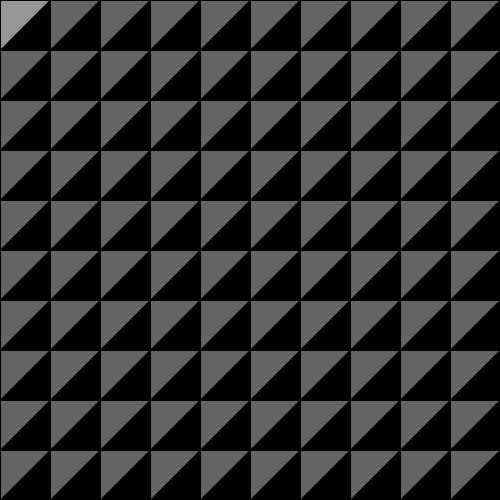
Frame 1 (no input)
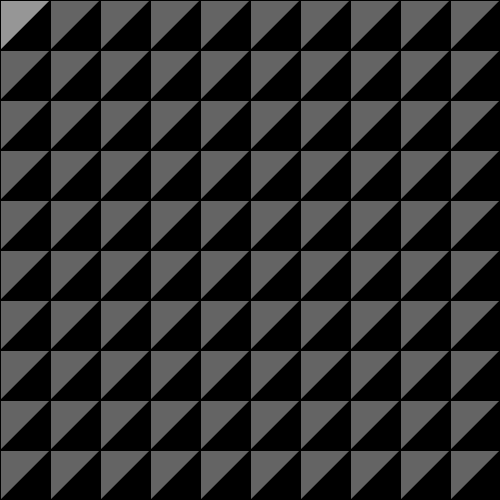
Frame 60 (the mouse pressed at the canvas centre just before this capture)
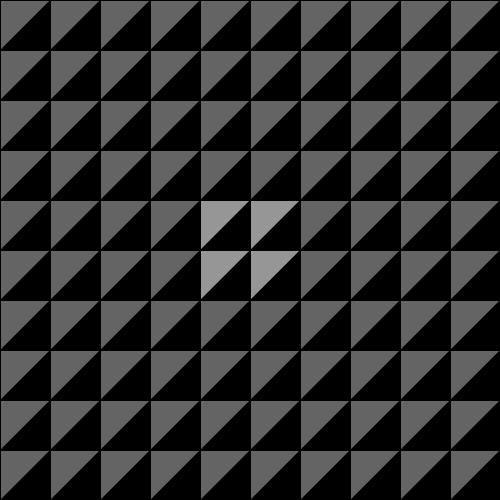
Frame 120 (the mouse held since frame 60 and released just before this capture)

The Processing sketch that drew these frames (run headless with seeded random() and noise(); from frame 60 on, the mouse is pressed at the canvas centre):

// Processing sketch: processing_156608
// ── processing_156608.pde

int p1;
int p2;
int p3;

void setup(){
 size(500,500);
 background(0);
}

void draw(){
  fill(100);
  for(int i=0;i<10;i++)
  {
    for(int j=0;j<10;j++)
    {
      if(mouseX>(i-1)*50 && mouseX<(i+2)*50 && mouseY<(j+2)*50 && mouseY>(j-1)*50)
      {
        fill(150);
         if(mouseX>i*50 && mouseX<(i+1)*50 && mouseY<(j+1)*50 && mouseY>j*50)
      {
        fill(255);
      }
      }
      else
      {
        fill(100);
      }
      triangle(i*50,j*50,50+i*50,j*50,i*50,50+j*50);
    }
  }
}
